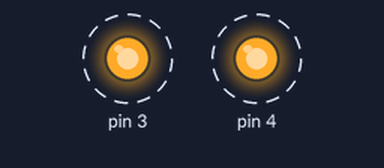
This sketch was run on a simulated Arduino Uno, built with avr-gcc and run on an emulated ATmega328P. On the bench: output pins drawn as LEDs (lit = HIGH). Dashed ring = blinking.

Above: at 0.1 s.
Timing chart, 0 to 3.0 s (numbered marks = the images above):
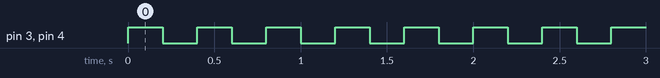

The sketch:

codigo.ino
```cpp
// C++ code
//
void setup()
{
  pinMode(3, OUTPUT);
  pinMode(4, OUTPUT);
}

void loop()
{
  digitalWrite(3, HIGH);
  digitalWrite(4, HIGH);
  delay(200);
  digitalWrite(3, LOW);
  digitalWrite(4, LOW);
  delay(200);
}
```

Measured:
- by itself, pin 3, pin 4: alternates HIGH for 0.20 s and LOW for 0.20 s
